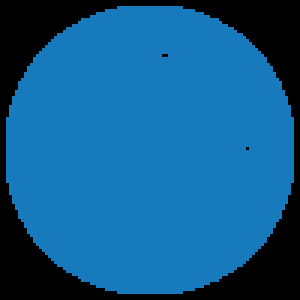
#> input picture AI_CV/PyQT5/web.png, 100 x 100 px, given in place of pistol.jpg, which was not available (shown 3 times larger)
$ jupyter execute --allow-errors opencv_08.ipynb   (shell and % lines are left out)   (older library calls are emulated)   (text cells are left out)
#> lines starting #> are read from the running program, lines starting #| are printed output that depends on the picture; after the words box and inside, x2 and y2 are one past the last pixel; in counts of white or black regions, pixels touching at a corner belong together; long printed decimals are rounded; pictures that were not available may be replaced by others from this repository, and a replacement may not be noted
[cell 1]
import cv2
cv2.__version__

[cell 2]
%cd /home/somyeong/Doosan_Robotics/Doosan-Robotics/AI(computer_vision)/open_cv/insightbook.opencv_project_python/08.match_track

[cell 3]
import cv2

#영상 읽어서 그레이 스케일로 변환
img = cv2.imread('../img/pistol.jpg')
#> img is the input picture: shape (100, 100, 3); mean B, G, R 140.8, 91.4, 16.5
print(img.shape)  #image size check
#| (100, 100, 3)

gray = cv2.cvtColor(img, cv2.COLOR_BGR2GRAY)
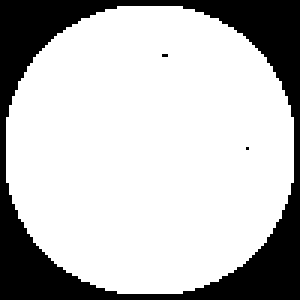
#> gray: shape (100, 100) (shown 3 times larger); values 0 (black) and 100 (white), 74.9% white; 3 black regions (2 under 20 px), largest, box (x1, y1, x2, y2) and area: (0, 0, 100, 100) 2508
print(f'gray.shape : {gray.shape}, dtype : {gray.dtype}')
#| gray.shape : (100, 100), dtype : uint8

# 8x8 크기로 축소                     ---①
gray = cv2.resize(gray, (16,16))  # 해시 생성 과정을 빠르게 하기 위해 축소함
# 영상의 평균값 구하기                ---②
avg = gray.mean()                 # 이진화 과정을 수행할 때 기준점
#> avg = 76.03
print(f'avg.shape : {avg.shape}, dtype : {avg.dtype}')
#| avg.shape : (), dtype : float64
# 평균값을 기준으로 0과 1로 변환      ---③
print(f'type{type(bin)}')
bin = 1 * (gray > avg)
print(f'bin.shape : {bin.shape}, dtype : {bin.dtype}')
#| bin.shape : (16, 16), dtype : int64
bin = 1 * (gray > avg)            # 각 픽셀 값을 평균값과 비교하여 이진화
print(avg)
#| 76.031
print(bin)
#> (printed output is left out)

# 2진수 문자열을 16진수 문자열로 변환 ---④
dhash = []
for row in bin.tolist():     # bin이 numpy 배열일 때, bin.tolist()는 해당 배열을 동일한 데이터를 가진 Python 리스트 변환
    s = ''.join([str(i) for i in row])
    print(s)
    dhash.append('%02x'%(int(s,2)))
#> this loop made 16 passes
#> row on passes 1 to 8: [0, 0, 0, 0, 0, 0, 1, 1, 1, 1, 0, 0, 0, 0, 0, 0], [0, 0, 0, 0, 1, 1, 1, 1, 1, 1, 1, 1, 0, 0, 0, 0], [0, 0, 1, 1, 1, 1, 1, 1, 1, 1, 1, 1, 1, 1, 0, 0], [0, 0, 1, 1, 1, 1, 1, 1, 1, 1, 1, 1, 1, 1, 0, 0], [0, 1, 1, 1, 1, 1, 1, 1, 1, 1, 1, 1, 1, 1, 1, 0], [0, 1, 1, 1, 1, 1, 1, 1, 1, 1, 1, 1, 1, 1, 1, 0], [1, 1, 1, 1, 1, 1, 1, 1, 1, 1, 1, 1, 1, 1, 1, 1], [1, 1, 1, 1, 1, 1, 1, 1, 1, 1, 1, 1, 1, 1, 1, 1]
#> (printed output is left out)
#> after the loop, dhash = ['3c0', 'ff0', '3ffc', '3ffc', '7ffe', '7ffe', 'ffff', 'ffff', 'ffff', 'ffff', '7ffe', '7ffe', '3ffc', '3ffc', 'ff0', '3c0']
dhash = ''.join(dhash)
print(f'dhash : {dhash}')
#| dhash : 3c0ff03ffc3ffc7ffe7ffeffffffffffffffff7ffe7ffe3ffc3ffcff03c0
#최종적으로 생성된 해시 값은 16진수 문자열로 나타납니다.
#이 해시 값은 이미지의 대표적인 특성을 요약한 값이며, 이미지 비교 및 검색에 활용될 수 있습니다.

# 이미지의 모든 픽셀을 비교하는 대신, 해시 값을 비교하여 효율성을 높입니다.

#cv2.namedWindow('pistol', cv2.WINDOW_GUI_NORMAL)
cv2.imshow('pistol', img)
cv2.waitKey(0)

[cell 4]
#원본 avg_hash.py
import cv2

#영상 읽어서 그레이 스케일로 변환
img = cv2.imread('../img/pistol.jpg')
gray = cv2.cvtColor(img, cv2.COLOR_BGR2GRAY)

# 8x8 크기로 축소 ---①
gray = cv2.resize(gray, (16,16))   #16x16으로 resize
# 영상의 평균값 구하기 ---②
avg = gray.mean()
# 평균값을 기준으로 0과 1로 변환 ---③
bin = 1 * (gray > avg)    #gray > avg : True : 1  => 이진화
print(bin)                #bin이라는 변수 나옴  (numpy)
#> (printed output is left out)

# 2진수 문자열을 16진수 문자열로 변환 ---④
dhash = []
for row in bin.tolist():    #for 돌리기 위해서는 numpy보다는 list가 좋아서 list로 변경
    s = ''.join([str(i) for i in row])
    dhash.append('%02x'%(int(s,2)))
dhash = ''.join(dhash)     #문자열로 변경
print(dhash)
#| 3c0ff03ffc3ffc7ffe7ffeffffffffffffffff7ffe7ffe3ffc3ffcff03c0

cv2.namedWindow('pistol', cv2.WINDOW_GUI_NORMAL)
cv2.imshow('pistol', img)
cv2.waitKey(0)

[cell 5]
import cv2
import numpy as np
import glob

# 영상 읽기 및 표시
img = cv2.imread('../img/pistol.jpg')
cv2.imshow('query', img)
#cv2_imshow(img)

# 비교할 영상들이 있는 경로 ---①
#search_dir = '../img/101_ObjectCategories/revolver'
search_dir = '../img/101_ObjectCategories/'

# 이미지를 16x16 크기의 평균 해쉬로 변환 ---②
def img2hash(img):
    gray = cv2.cvtColor(img, cv2.COLOR_BGR2GRAY)  #그레이로 바꾸고
    gray = cv2.resize(gray, (16, 16))             #16x16으로 resize
    avg = gray.mean()                             #평균 구하고
#> avg = 76.03
    bi = 1 * (gray > avg)                         #gray > avg
    return bi

# 해밍거리 측정 함수 ---③
# [6 lines left out: function hamming_distance, not called in this run]

# 권총 영상의 해쉬 구하기 ---④
query_hash = img2hash(img)

# 이미지 데이타 셋 디렉토리의 모든 영상 파일 경로 ---⑤
#img_path = glob.glob(search_dir+'/**/*.jpg')
img_path = glob.glob(search_dir+'/revolver/*.jpg')   #모든 파일 경로로 하니 용량이 큼.
print(img_path)
for path in img_path:
    # 데이타 셋 영상 한개 읽어서 표시 ---⑥
    img = cv2.imread(path)
    cv2.imshow('searching...', img)
    #cv2_imshow(img)
    cv2.waitKey(5)
    # 데이타 셋 영상 한개의 해시  ---⑦
    a_hash = img2hash(img)
    # 해밍 거리 산출 ---⑧
    dst = hamming_distance(query_hash, a_hash)
    if dst/256 < 0.25: # 해밍거리 25% 이내만 출력 ---⑨   #이 수치를 조정하여 출력 가능
        print(path, dst/256)
        cv2.imshow(path, img)
        #cv2_imshow(img)
#cv2.destroyWindow('searching...')
cv2.waitKey(0)
cv2.destroyAllWindows()

[cell 6]
import cv2
import numpy as np

# 입력이미지와 템플릿 이미지 읽기
img = cv2.imread('../img/figures.jpg')
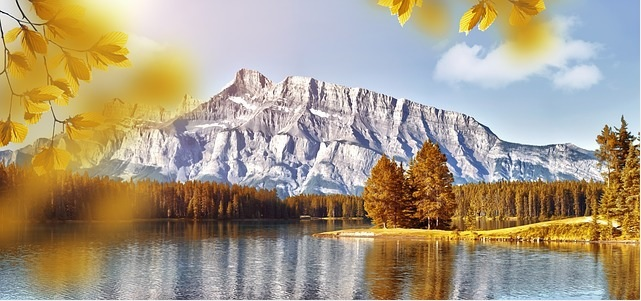
#> input picture AI_CV/PyQT5/landscape.jpg, 641 x 301 px, given in place of figures.jpg, which was not available
#> img is the input picture: shape (301, 641, 3); mean B, G, R 132.3, 155.5, 169.2
template = cv2.imread('../img/taekwonv1.jpg')
th, tw = template.shape[:2]     #template의 가로, 세로 크기를 얻어옴
cv2.imshow('template', template)
#cv2_imshow(template)

# 3가지 매칭 메서드 순회
methods = ['cv2.TM_CCOEFF_NORMED', 'cv2.TM_CCORR_NORMED', \
                                     'cv2.TM_SQDIFF_NORMED']
for i, method_name in enumerate(methods):
    img_draw = img.copy()
    method = eval(method_name)
    # 템플릿 매칭   ---①
    res = cv2.matchTemplate(img, template, method)    #img, template을 method를 활용해 비교한다.
    # 최대, 최소값과 그 좌표 구하기 ---②
    min_val, max_val, min_loc, max_loc = cv2.minMaxLoc(res)
    print(method_name, min_val, max_val, min_loc, max_loc)

    # TM_SQDIFF의 경우 최소값이 좋은 매칭, 나머지는 그 반대 ---③
    if method in [cv2.TM_SQDIFF, cv2.TM_SQDIFF_NORMED]:
        top_left = min_loc
        match_val = min_val
    else:
        top_left = max_loc
        match_val = max_val
    # 매칭 좌표 구해서 사각형 표시   ---④
    bottom_right = (top_left[0] + tw, top_left[1] + th)
    cv2.rectangle(img_draw, top_left, bottom_right, (0,0,255),2)
    # 매칭 포인트 표시 ---⑤
    cv2.putText(img_draw, str(match_val), top_left, \
                cv2.FONT_HERSHEY_PLAIN, 2,(0,255,0), 1, cv2.LINE_AA)
    cv2.imshow(method_name, img_draw)
#> this loop made 3 passes
#> (res, min_val, max_val, match_val) on passes 1 to 2: ([1], 1, 1, 1), ([1], 1, 1, 1)
#> (printed output is left out)
#> pass 1, `cv2.imshow(method_name, img_draw)`:
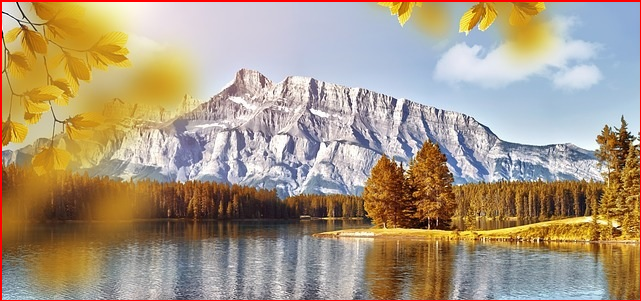
#> window 'cv2.TM_CCOEFF_NORMED': shape (301, 641, 3); mean B, G, R 129.8, 152.7, 169.9
    #cv2_imshow(img_draw)
cv2.waitKey(0)
cv2.destroyAllWindows()

[cell 7]
import cv2
import numpy as np

img = cv2.imread('../img/house.jpg')
#> (the rest of this cell did not finish here and is left out)

[cell 8]
import cv2
import numpy as np

img = cv2.imread('../img/house.jpg')
#> (the rest of this cell did not finish here and is left out)

[cell 9]
import cv2
import numpy as np

img = cv2.imread("../img/house.jpg")
#> (the rest of this cell did not finish here and is left out)

[cell 10]
import cv2
import numpy as np

img = cv2.imread('../img/house.jpg')
#> (the rest of this cell did not finish here and is left out)

[cell 11]
import cv2
import numpy as np

img = cv2.imread("../img/house.jpg")
#> (the rest of this cell did not finish here and is left out)

[cell 12]
import cv2
import numpy as np

img = cv2.imread("../img/house.jpg")
#> (the rest of this cell did not finish here and is left out)

[cell 13]
import cv2
import numpy as np

img = cv2.imread('../img/house.jpg')
#> (the rest of this cell did not finish here and is left out)

[cell 14]
import cv2
import numpy as np

img = cv2.imread('../img/house.jpg')
#> (the rest of this cell did not finish here and is left out)

[cell 15]
import cv2
import numpy as np

img = cv2.imread('../img/house.jpg')
#> (the rest of this cell did not finish here and is left out)

[cell 16]
#SIFT 디스크립터 검출기로 검출한 두 이미지의 특징점 및 디스크립터를 사용하여 BFMatcher로 매칭되는 부분을 찾는 예제 코드

[cell 17]
import cv2, numpy as np

img1 = cv2.imread('../img/taekwonv1.jpg')
img2 = cv2.imread('../img/figures.jpg')
gray1 = cv2.cvtColor(img1, cv2.COLOR_BGR2GRAY)
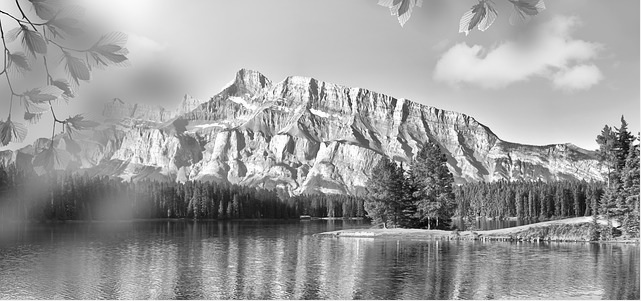
#> gray1: shape (301, 641); min 1, max 255, mean 156.9
gray2 = cv2.cvtColor(img2, cv2.COLOR_BGR2GRAY)

# SIFT 서술자 추출기 생성 ---①
detector = cv2.SIFT_create()
# 각 영상에 대해 키 포인트와 서술자 추출 ---②
kp1, desc1 = detector.detectAndCompute(gray1, None)
#> kp1 = 1388 keypoints; strongest (x, y, size): (350, 104, 2.7), (436, 111, 2.9), (24, 16, 1.8), (405, 173, 2.1)
kp2, desc2 = detector.detectAndCompute(gray2, None)
#> kp2 has the same summary as kp1

# BFMatcher 생성, L1 거리, 상호 체크 ---③
matcher = cv2.BFMatcher(cv2.NORM_L1, crossCheck=True)
# 매칭 계산 ---④
matches = matcher.match(desc1, desc2)
#> matches = 1388 matches
# 매칭 결과 그리기 ---⑤
res = cv2.drawMatches(img1, kp1, img2, kp2, matches, None, \
                      flags=cv2.DRAW_MATCHES_FLAGS_NOT_DRAW_SINGLE_POINTS)
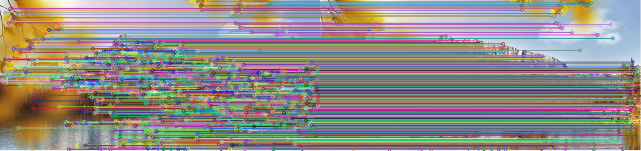
#> res: shape (301, 1282, 3) (shown at 1/2 size); mean B, G, R 135.4, 138.4, 144.6
# 결과 출력
cv2.imshow('BFMatcher + SIFT', res)
#cv2_imshow(res)
cv2.waitKey()
cv2.destroyAllWindows()

[cell 18]
#SURF 디스크립터 검출기로 얻은 디스크립터를 BFMatcher로 매칭하는 코드

[cell 19]
import cv2
import numpy as np

img1 = cv2.imread('../img/taekwonv1.jpg')
img2 = cv2.imread('../img/figures.jpg')
gray1 = cv2.cvtColor(img1, cv2.COLOR_BGR2GRAY)
gray2 = cv2.cvtColor(img2, cv2.COLOR_BGR2GRAY)

# SURF 서술자 추출기 생성 ---①
#> (the rest of this cell did not finish here and is left out)

[cell 20]
#ORB를 통한 매칭코드

[cell 21]
import cv2, numpy as np

img1 = cv2.imread('../img/taekwonv1.jpg')
img2 = cv2.imread('../img/figures.jpg')
gray1 = cv2.cvtColor(img1, cv2.COLOR_BGR2GRAY)
gray2 = cv2.cvtColor(img2, cv2.COLOR_BGR2GRAY)

# SIFT 서술자 추출기 생성 ---①
detector = cv2.ORB_create()
# 각 영상에 대해 키 포인트와 서술자 추출 ---②
kp1, desc1 = detector.detectAndCompute(gray1, None)
#> kp1 = 500 keypoints; strongest (x, y, size): (431, 228, 31), (437, 110, 31), (435, 109, 31), (425, 228, 31)
kp2, desc2 = detector.detectAndCompute(gray2, None)
#> kp2 has the same summary as kp1

# BFMatcher 생성, Hamming 거리, 상호 체크 ---③
matcher = cv2.BFMatcher(cv2.NORM_HAMMING, crossCheck=True)
# 매칭 계산 ---④
matches = matcher.match(desc1, desc2)
#> matches = 500 matches
# 매칭 결과 그리기 ---⑤
res = cv2.drawMatches(img1, kp1, img2, kp2, matches, None, \
                     flags=cv2.DRAW_MATCHES_FLAGS_NOT_DRAW_SINGLE_POINTS)
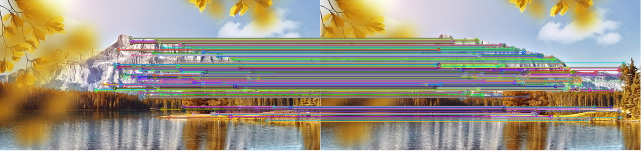
#> res: shape (301, 1282, 3) (shown at 1/2 size); mean B, G, R 130.9, 147.8, 156.8

cv2.imshow('BFMatcher + ORB', res)
#cv2_imshow(res)
cv2.waitKey()
cv2.destroyAllWindows()

[cell 22]
#SIFT 검출기로 추출한 디스크립터를 cv2.FlannBasedMatcher로 매칭하는 예제

[cell 23]
import cv2, numpy as np

img1 = cv2.imread('../img/taekwonv1.jpg')
img2 = cv2.imread('../img/figures.jpg')
gray1 = cv2.cvtColor(img1, cv2.COLOR_BGR2GRAY)
gray2 = cv2.cvtColor(img2, cv2.COLOR_BGR2GRAY)

# SIFT 생성
detector = cv2.SIFT_create()
# 키 포인트와 서술자 추출
kp1, desc1 = detector.detectAndCompute(gray1, None)
#> kp1 = 1388 keypoints; strongest (x, y, size): (350, 104, 2.7), (436, 111, 2.9), (24, 16, 1.8), (405, 173, 2.1)
kp2, desc2 = detector.detectAndCompute(gray2, None)
#> kp2 has the same summary as kp1

# 인덱스 파라미터와 검색 파라미터 설정 ---①
FLANN_INDEX_KDTREE = 1
index_params = dict(algorithm=FLANN_INDEX_KDTREE, trees=5)
search_params = dict(checks=50)

# Flann 매처 생성 ---③
matcher = cv2.FlannBasedMatcher(index_params, search_params)
# 매칭 계산 ---④
matches = matcher.match(desc1, desc2)
#> matches = 1388 matches
# 매칭 그리기
res = cv2.drawMatches(img1, kp1, img2, kp2, matches, None, \
                flags=cv2.DRAW_MATCHES_FLAGS_NOT_DRAW_SINGLE_POINTS)
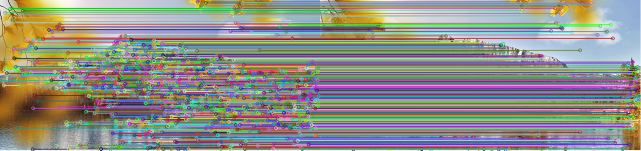
#> res: shape (301, 1282, 3) (shown at 1/2 size); mean B, G, R 133.9, 142, 143.6

cv2.imshow('Flann + SIFT', res)
#cv2_imshow(res)
cv2.waitKey()
cv2.destroyAllWindows()

[cell 24]
#SURF 검출기로 추출한 디스크립터를 cv2.FlannBasedMatcher로 매칭하는 예제

[cell 25]
import cv2, numpy as np

img1 = cv2.imread('../img/taekwonv1.jpg')
img2 = cv2.imread('../img/figures.jpg')
gray1 = cv2.cvtColor(img1, cv2.COLOR_BGR2GRAY)
gray2 = cv2.cvtColor(img2, cv2.COLOR_BGR2GRAY)

# SURF 생성
#> (the rest of this cell did not finish here and is left out)

[cell 26]
#ORB 검출기로 추출한 디스크립터를 cv2.FlannBasedMatcher로 매칭하는 예제

[cell 27]
import cv2, numpy as np

img1 = cv2.imread('../img/taekwonv1.jpg')
img2 = cv2.imread('../img/figures.jpg')
gray1 = cv2.cvtColor(img1, cv2.COLOR_BGR2GRAY)
gray2 = cv2.cvtColor(img2, cv2.COLOR_BGR2GRAY)

# ORB 추출기 생성
detector = cv2.ORB_create()
# 키 포인트와 서술자 추출
kp1, desc1 = detector.detectAndCompute(gray1, None)
#> kp1 = 500 keypoints; strongest (x, y, size): (431, 228, 31), (437, 110, 31), (435, 109, 31), (425, 228, 31)
kp2, desc2 = detector.detectAndCompute(gray2, None)
#> kp2 has the same summary as kp1

# 인덱스 파라미터 설정 ---①
FLANN_INDEX_LSH = 6
index_params= dict(algorithm = FLANN_INDEX_LSH,
                   table_number = 6,
                   key_size = 12,
                   multi_probe_level = 1)
# 검색 파라미터 설정 ---②
search_params=dict(checks=32)
# Flann 매처 생성 ---③
matcher = cv2.FlannBasedMatcher(index_params, search_params)
# 매칭 계산 ---④
matches = matcher.match(desc1, desc2)
#> matches = 500 matches
# 매칭 그리기
res = cv2.drawMatches(img1, kp1, img2, kp2, matches, None, \
            flags=cv2.DRAW_MATCHES_FLAGS_NOT_DRAW_SINGLE_POINTS)
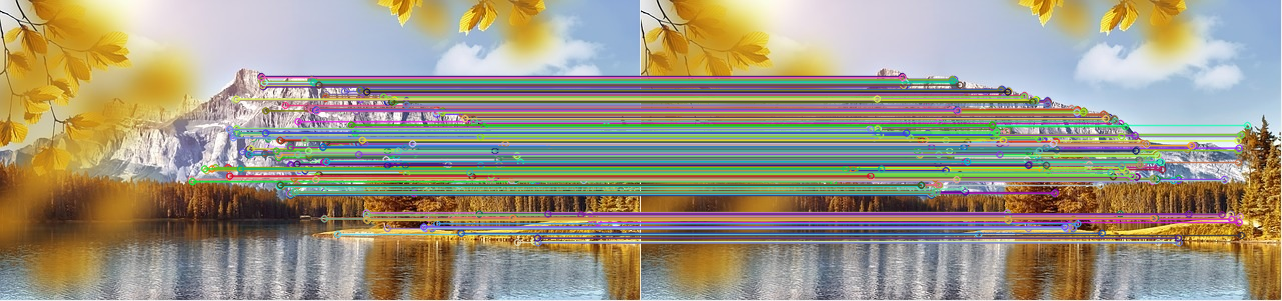
#> res: shape (301, 1282, 3); mean B, G, R 130.2, 150.3, 157.1
#> (the rest of the program and of its run is left out)
